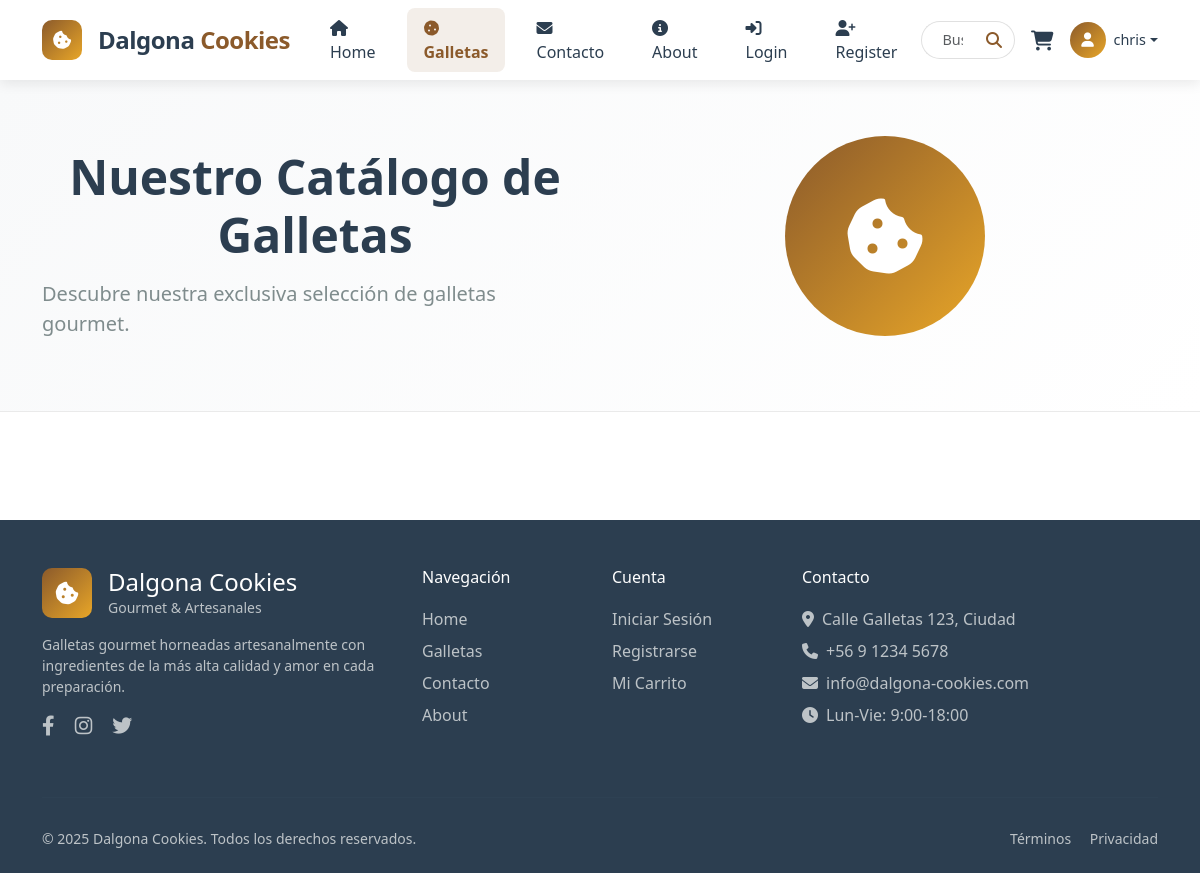
Before: /galleta/ (signed in) with the older database file.
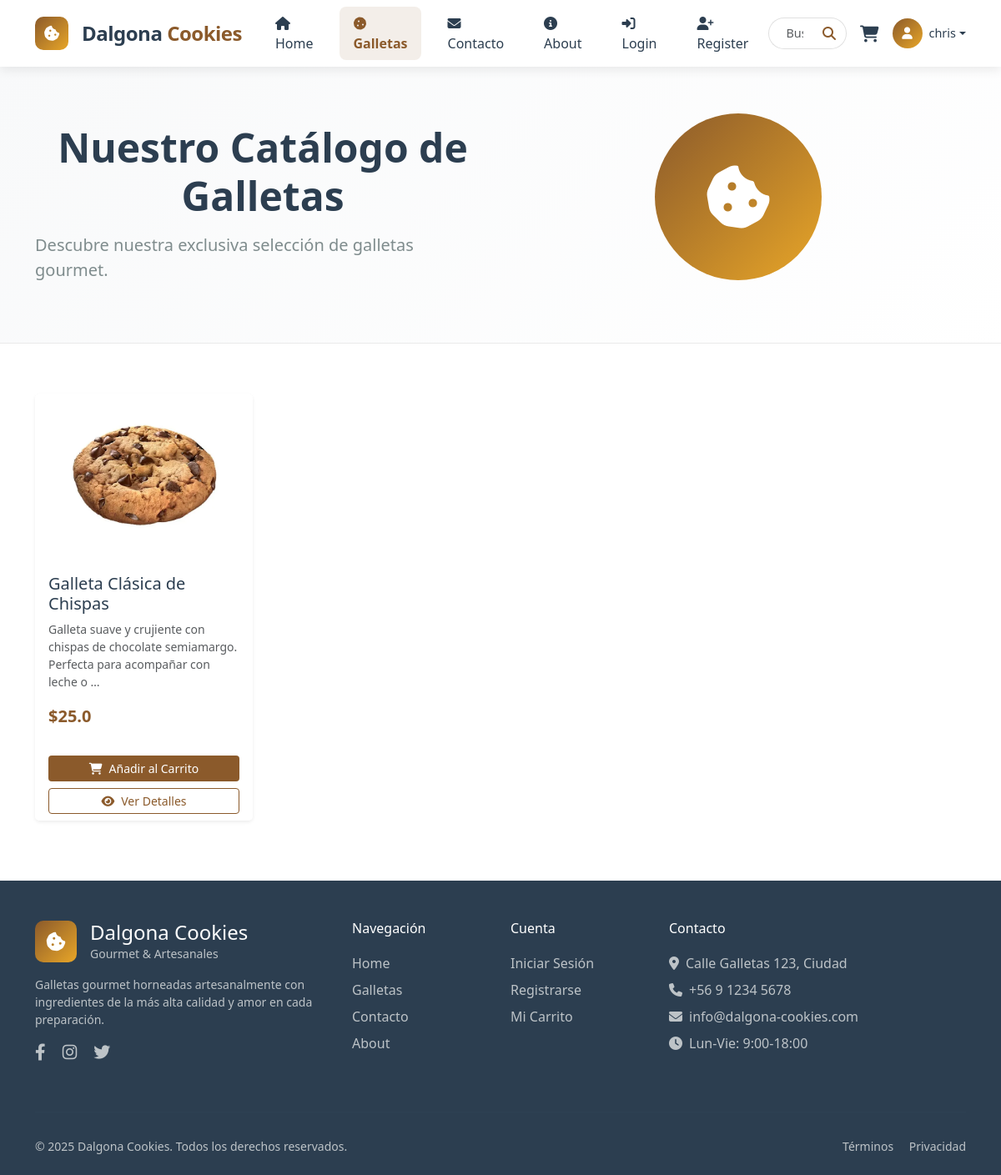
After: the same page with the newer database file.
### admin_core_TIENDA_GALLETAS/models.py (models this page shows, shortened)
class Galleta(models.Model):
    nombre = models.CharField(max_length=100)
    descripcion = models.CharField(max_length=200)
    precio = models.FloatField()
    stock = models.IntegerField()
    imagen = models.ImageField(upload_to='galletas/', null=True, blank=True)

### admin_core_TIENDA_GALLETAS/views.py (the view, shortened to what this page needs)
# urls.py: path('galleta/', views.galleta_view, name='galleta'),
@login_required
def galleta_view(request):
    if MODELO_GALLETA_DISPONIBLE:
        galletas = Galleta.objects.all()
    carrito_session = request.session.get('carrito', {})
    cart_count = sum(item.get('cantidad', 0) for item in carrito_session.values())
    context = {
        'galletas': galletas,
        'cart_count': cart_count
    }
    return render(request, 'galleta.html', context)

### templates/galleta.html (shortened to what this page needs)
{% extends 'base.html' %}
{% load static %}
{% block content %}
<div class="container-fluid py-5" style="background: linear-gradient(135deg, #f8f9fa 0%, #ffffff 100%); border-bottom: 1px solid #eaeaea;">
    <div class="container">
        <div class="row align-items-center">
            <div class="col-lg-6">
                <h1 class="display-5 fw-bold mb-3" style="color: #2c3e50;">
                    Nuestro Catálogo de Galletas
                </h1>
                <p class="lead mb-4" style="color: #7f8c8d;">
                    Descubre nuestra exclusiva selección de galletas gourmet.
                </p>
            </div>
            <div class="col-lg-6 text-center">
                <div style="width: 200px; height: 200px; background: linear-gradient(135deg, #8b5a2b 0%, #e8a628 100%); border-radius: 50%; display: inline-flex; align-items: center; justify-content: center; margin-bottom: 20px;">
                    <i class="fas fa-cookie-bite" style="color: white; font-size: 5rem;"></i>
                </div>
            </div>
        </div>
    </div>
</div>
<div class="container mb-5" style="padding-top: 60px;">
    {% if galletas %}
    <div class="row">
        {% for galleta in galletas %}
        <div class="col-lg-3 col-md-4 col-sm-6 mb-4">
            <div class="card h-100 border-0 shadow-sm hover-lift">
                <div class="position-relative">
                    {% if galleta.imagen %}
                    <img src="{{ galleta.imagen.url }}" class="card-img-top" alt="{{ galleta.nombre }}" style="height: 200px; object-fit: cover;">
                    {% else %}
                    <div class="card-img-top d-flex align-items-center justify-content-center" style="height: 200px; background-color: #f9f5f0;">
                        <i class="fas fa-cookie-bite fa-3x" style="color: #d4c1a6;"></i>
                    </div>
                    {% endif %}
                </div>
                <div class="card-body">
                    <h5 class="card-title mb-2" style="color: #2c3e50;">{{ galleta.nombre }}</h5>
                    <p class="card-text text-muted small mb-3">{{ galleta.descripcion|truncatechars:100 }}</p>
                    <div class="d-flex justify-content-between align-items-center mb-2">
                        <span class="fw-bold fs-5" style="color: #8b5a2b;">${{ galleta.precio }}</span>
                    </div>
                </div>
                <div class="card-footer border-0 bg-white">
                    <div class="d-grid gap-2">
                        <button class="btn btn-sm" style="background-color: #8b5a2b; color: white;"
                                onclick="addToCart('{{ galleta.id }}')">
                            <i class="fas fa-shopping-cart me-2"></i>Añadir al Carrito
                        </button>
                        <button class="btn btn-sm btn-outline" style="border-color: #8b5a2b; color: #8b5a2b;"
                            onclick="openDetailsModal('{{ galleta.nombre }}', '{{ galleta.descripcion|escapejs }}', '{{ galleta.precio }}', '{% if galleta.imagen %}{{ galleta.imagen.url }}{% else %}{% static 'img/no-image.png' %}{% endif %}')">
                            <i class="fas fa-eye me-2"></i>Ver Detalles
                        </button>
                    </div>
                </div>
            </div>
        </div>
        {% endfor %}
    </div>
    {% endif %}
</div>
{% endblock %}

Changed rows visible on the page:
added Galleta: imagen (picture), nombre "Galleta Clásica de Chispas", descripcion "Galleta suave y crujiente con chispas de chocolate semiamargo. Perfecta para acompañar con leche o …", precio "25.0"
